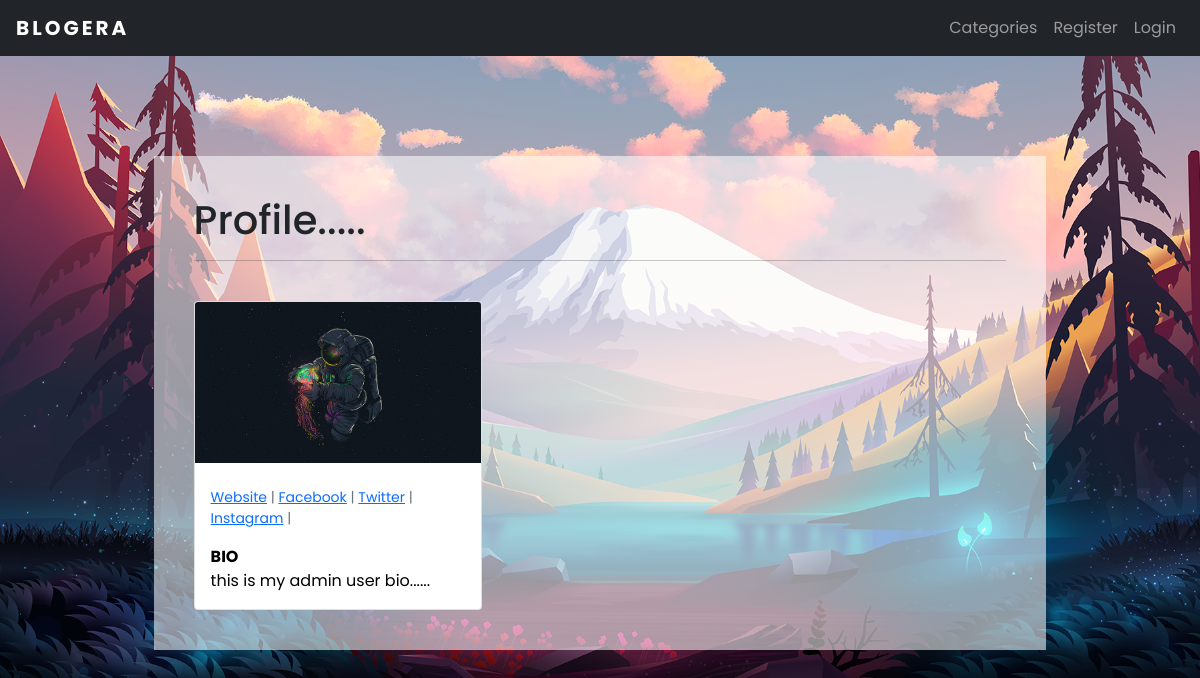
/members/1/profile/, run on the app's committed database.
### theblog/models.py (models this page shows, shortened)
class Profile(models.Model):
    user = models.OneToOneField(User, null=True, on_delete=models.CASCADE)
    bio = models.TextField()
    profile_pic = models.ImageField(null=True, upload_to="images/profile/")
    website_url = models.CharField(max_length=255, null=True, blank=True)
    facebook_url = models.CharField(max_length=255, null=True, blank=True)
    twitter_url = models.CharField(max_length=255, null=True, blank=True)
    instagram_url = models.CharField(max_length=255, null=True, blank=True)
    github_url = models.CharField(max_length=255, null=True, blank=True)

### members/views.py (the view)
# urls.py: path('<int:pk>/profile/', ShowProfilePageView.as_view(), name='show_profile_page'),
class ShowProfilePageView(DetailView):
    model = Profile
    template_name = 'registration/user_profile.html'
    def get_context_data(self, *args, **kwargs):
        users = Profile.objects.all()
        context = super(ShowProfilePageView, self).get_context_data(*args, **kwargs)
        page_user = get_object_or_404(Profile, id=self.kwargs['pk'])
        context["page_user"] = page_user
        return context

### members/templates/registration/user_profile.html (shortened to what this page needs)
{% extends 'base.html' %}
{% load static %}
{% block content %}
<head>
</head>
<div class="container">
    <div class="content">
<h1>Profile.....</h1>
<hr>
<br/>
<div class="card" style="width: 18rem;">
    {% if page_user.profile_pic is None %}
        <img src="{% static 'theblog/images/placeholder.jpg' %}" class="card-img-top">
    {% else %}
        <img src="{{ page_user.profile_pic.url }}" class="card-img-top">
    {% endif %}
  <div class="card-body">
    <p class="small text-muted">
        {% if page_user.website_url%}
            <a href="{{ page_user.website_url}}">Website</a> |
        {% endif %}
        {% if page_user.facebook_url%}
            <a href="{{ page_user.facebook_url}}">Facebook</a> |
        {% endif %}
        {% if page_user.twitter_url%}
            <a href="{{ page_user.twitter_url}}">Twitter</a> |
        {% endif %}
        {% if page_user.instagram_url%}
            <a href="{{ page_user.instagram_url}}">Instagram</a> |
        {% endif %}
    </p>
    <p class="card-text">
        <strong>BIO</strong>
        <Br/>
        {{ page_user.bio}} </p>
  </div>
</div>
</div>
</div>
<br/><br/><br/><br/><br/><br/>
{% endblock %}

### static/theblog/css/styles.css (style rules this page uses)
body, html { font-family: "Poppins", Arial, Helvetica, sans-serif; }
.card-text { color: rgb(0, 0, 0); }

### theblog/templates/base.html (style rules this page uses)
body { background-image: url(/static/theblog/images/background.png); background-size: cover; background-attachment: fixed; background-position-y: -10rem; }

### members/templates/registration/user_profile.html (style rules this page uses)
.content { background-color: rgba(255, 255, 255, 0.555); width: 80%; padding: 40px; margin: 100px auto; }

### data on the page
Profile: profile_pic (picture), bio "this is my admin user bio......"
